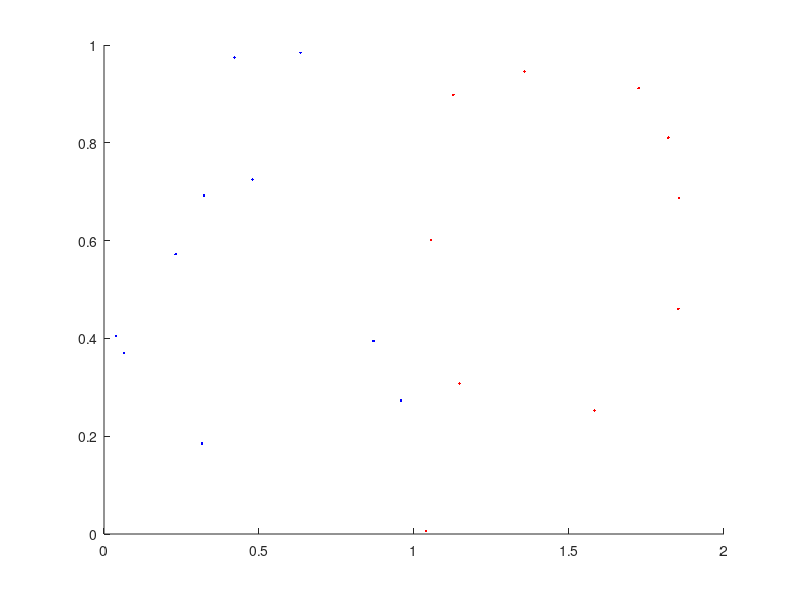

The MATLAB script that drew this image: (Note: this script raises an error after producing the figure.)
% input samples
X1=[ones(1,10);rand(1,10);rand(1,10)];   % class '+1'
X2=[ones(1,10);rand(1,10)+1;rand(1,10)]; % class '-1'
X=[X1,X2];
 
% output class [-1,+1];
Y=[-ones(1,10),ones(1,10)];
 
% init weigth vector
W=[0 0 0]';
 

figure;hold on
plot(X1(2,:),X1(3,:),'b.')
plot(X2(2,:),X2(3,:),'r.')
 
plot(X(2,ytag<0),X(3,ytag<0),'bo')
plot(X(2,ytag>0),X(3,ytag>0),'ro')
legend('class -1','class +1','pred -1','pred +1')
